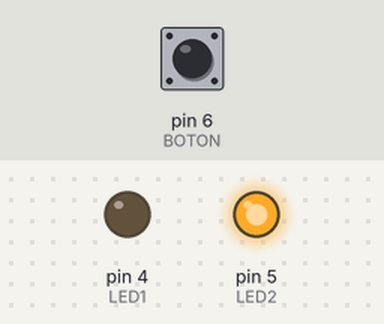
The sketch below on a simulated Arduino Uno, built with avr-gcc and run on an emulated ATmega328P. On the bench: output pins drawn as LEDs (lit = HIGH). Inputs (shaded band) come from the test bench; at power-on: pin 6 (BOTON) LOW.

Above: at 1.2 s.
1.3 s: pin 6 (BOTON) pulled HIGH for 0.15 s
At 1.41 s:
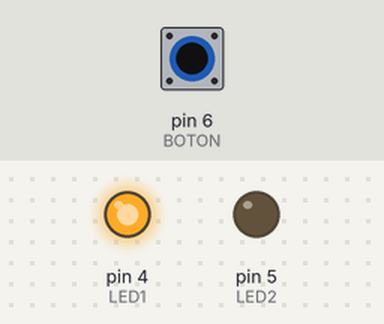
2.9 s: pin 6 (BOTON) pulled HIGH for 3.2 s
At 6.8 s:
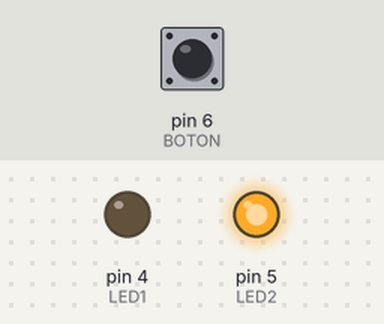
Timing chart, 0 to 8.3 s (numbered marks = the images above; inputs shaded):
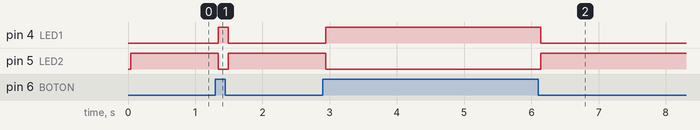

The sketch:

MEF_Canzian.ino
```cpp
#define LED1 4
#define LED2 5
#define BOTON 6

unsigned long time;

void reboteMEF_cargar();  // Debe cargar el estado inicial.
void reboteMEF_actualizar();  // Debe leer las entradas, resolver la lógica detransición de estados y actualizar las salidas.
void boton_presionado();
void boton_liberado();

typedef enum{
  BOTON_UP,    //0 BOTON LIBERADO (LOW)
  BOTON_FALLING, //1 OCURRIENDO FLANCO DESCENDENTE
  BOTON_DOWN,        //2 BOTON PRESIONADO (HIGH)
  BOTON_RISING,  //3 OCURRIENDO FLANCO ASCENDENTE
} rebote_t;

rebote_t rebote;

void setup()
{
  pinMode(LED1, OUTPUT);
  pinMode(LED2, OUTPUT);
  pinMode(BOTON, INPUT);
  time=millis();
  reboteMEF_cargar();
}

void loop()
{
  reboteMEF_actualizar();
}

void reboteMEF_cargar(){
  rebote = BOTON_DOWN;  // BOTON INICIALIZADO SIN PRESIONAR
}

void reboteMEF_actualizar()
{
  switch (rebote){
    case BOTON_UP:     // Pasa a Fallling si se presiona
        time=millis();
        if(digitalRead(BOTON)== HIGH){
            rebote=BOTON_FALLING;
        }
      break;
    case BOTON_FALLING:
        if(millis()-time>40){  //En caso de que se quiera que sea mas tiempo, se cambia el 40.
                time=millis();       //Por ejemplo, al cambiar el tiempo 40 por un segundo, solo cambiara si un segundo entero esta presionado el boton.
                if(digitalRead(BOTON)== HIGH){
                    rebote = BOTON_DOWN;
                    boton_presionado();
                }else{
                        rebote=BOTON_UP;
                }
         }
      break;
    case BOTON_RISING:
        if(millis()-time>40){
                time=millis();
                if(digitalRead(BOTON)== LOW){
                    rebote = BOTON_UP;
                    boton_liberado();
                }else{
                        rebote=BOTON_DOWN;
                  }
         }
      break;
    case BOTON_DOWN:     // Pasa a Rising si se suelta
        time=millis();
        if(digitalRead(BOTON)==LOW){
            rebote=BOTON_RISING;
        }
      break;
  }
}

void boton_presionado(){
  digitalWrite(LED1, HIGH);
  digitalWrite(LED2, LOW);
}

void boton_liberado(){
    digitalWrite(LED1, LOW);
    digitalWrite(LED2, HIGH);
}

//Si está en estado UP y Pesionan el pulsador pasa al estado FALLING.
//Si está en estado FALLING, espera un tiempo de 40 ms y vuelve a leer el pulsador,
//si realmente estaba presionado pasa al estado DOWN y llama a la función boton_presionado(); si no estaba presionado vuelve al estado UP.
//Si está en estado DOWN y suelta el botón pasa al estado RISING.
//Si está en estado RISING, espera un tiempo de 40 ms y vuelve a leer el pulsador,
//si realmente estaba liberado pasa al estado UP y llama a la función boton_liberado(); si no estaba liberado vuelve al estado DOWN.
```

MEF_500ms_Canzian.c
```cpp
/******************************************************************************

Welcome to GDB Online.
  GDB online is an online compiler and debugger tool for C, C++, Python, PHP, Ruby,
  C#, OCaml, VB, Perl, Swift, Prolog, Javascript, Pascal, COBOL, HTML, CSS, JS
  Code, Compile, Run and Debug online from anywhere in world.

*******************************************************************************/

/*
    La diferencia con el MEF de 40ms es que con este nuevo delay de 500ms se
    logra apreciar el funcionamiento de la función rising y falling de una mejor manera
*/
#include <stdio.h>
#define LED1 4
#define LED2 5
#define BOTON 6

unsigned long time;

void reboteMEF_cargar();  // Debe cargar el estado inicial.
void reboteMEF_actualizar();  // Debe leer las entradas, resolver la lógica detransición de estados y actualizar las salidas.
void boton_presionado();
void boton_liberado();

typedef enum{
  BOTON_UP,    //0 BOTON LIBERADO (LOW)
  BOTON_FALLING, //1 OCURRIENDO FLANCO DESCENDENTE
  BOTON_DOWN,        //2 BOTON PRESIONADO (HIGH)
  BOTON_RISING,  //3 OCURRIENDO FLANCO ASCENDENTE
} rebote_t;

rebote_t rebote;

void setup()
{
  pinMode(LED1, OUTPUT);
  pinMode(LED2, OUTPUT);
  pinMode(BOTON, INPUT);
  time=millis();
  reboteMEF_cargar();
}

void loop()
{
  reboteMEF_actualizar();
}

void reboteMEF_cargar(){
  rebote = BOTON_DOWN;  // BOTON INICIALIZADO SIN PRESIONAR
}

void reboteMEF_actualizar()
{
  switch (rebote){
    case BOTON_UP:     // Pasa a Fallling si se presiona
        time=millis();
        if(digitalRead(BOTON)== HIGH){
            rebote=BOTON_FALLING;
        }
      break;
    case BOTON_FALLING:
        if(millis()-time>500){  //En caso de que se quiera que sea mas tiempo, se cambia el 40.
                time=millis();       //Por ejemplo, al cambiar el tiempo 40 por un segundo, solo cambiara si un segundo entero esta presionado el boton.
                if(digitalRead(BOTON)== HIGH){
                    rebote = BOTON_DOWN;
                    boton_presionado();
                }else{
                        rebote=BOTON_UP;
                }
         }
      break;
    case BOTON_RISING:
        if(millis()-time>500){
                time=millis();
                if(digitalRead(BOTON)== LOW){
                    rebote = BOTON_UP;
                    boton_liberado();
                }else{
                        rebote=BOTON_DOWN;
                  }
         }
      break;
    case BOTON_DOWN:     // Pasa a Rising si se suelta
        time=millis();
        if(digitalRead(BOTON)==LOW){
            rebote=BOTON_RISING;
        }
      break;
  }
}

void boton_presionado(){
  digitalWrite(LED1, HIGH);
  digitalWrite(LED2, LOW);
}

void boton_liberado(){
    digitalWrite(LED1, LOW);
    digitalWrite(LED2, HIGH);
}

//Si está en estado UP y Pesionan el pulsador pasa al estado FALLING.
//Si está en estado FALLING, espera un tiempo de 500 ms y vuelve a leer el pulsador,
//si realmente estaba presionado pasa al estado DOWN y llama a la función boton_presionado(); si no estaba presionado vuelve al estado UP.
//Si está en estado DOWN y suelta el botón pasa al estado RISING.
//Si está en estado RISING, espera un tiempo de 500 ms y vuelve a leer el pulsador,
//si realmente estaba liberado pasa al estado UP y llama a la función boton_liberado(); si no estaba liberado vuelve al estado DOWN.
```

Measured:
- after the input at 1.3 s, pin 4 (LED1): LOW → HIGH at once, → LOW 0.15 s later; pin 5 (LED2): HIGH → LOW at once, → HIGH 0.15 s later
- after the input at 2.9 s, pin 4 (LED1): LOW → HIGH at once, → LOW 3.2 s later; pin 5 (LED2): HIGH → LOW at once, → HIGH 3.2 s later
